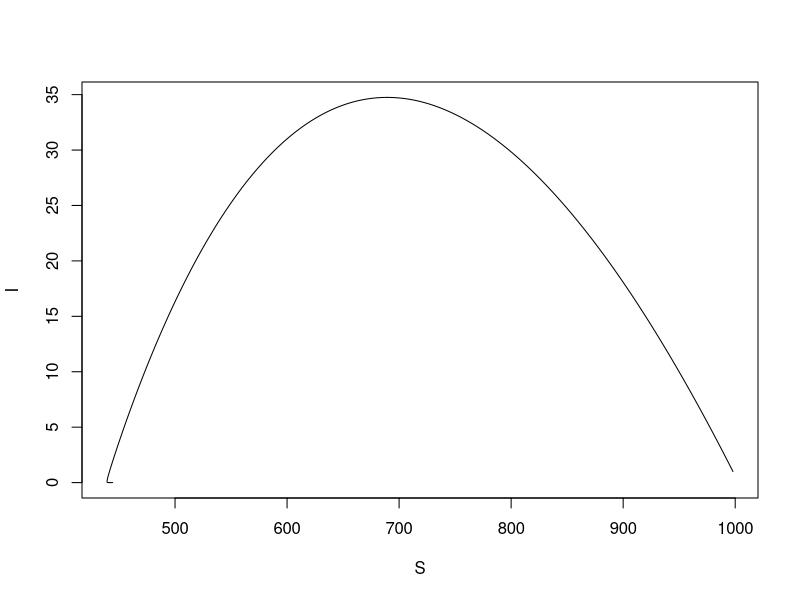
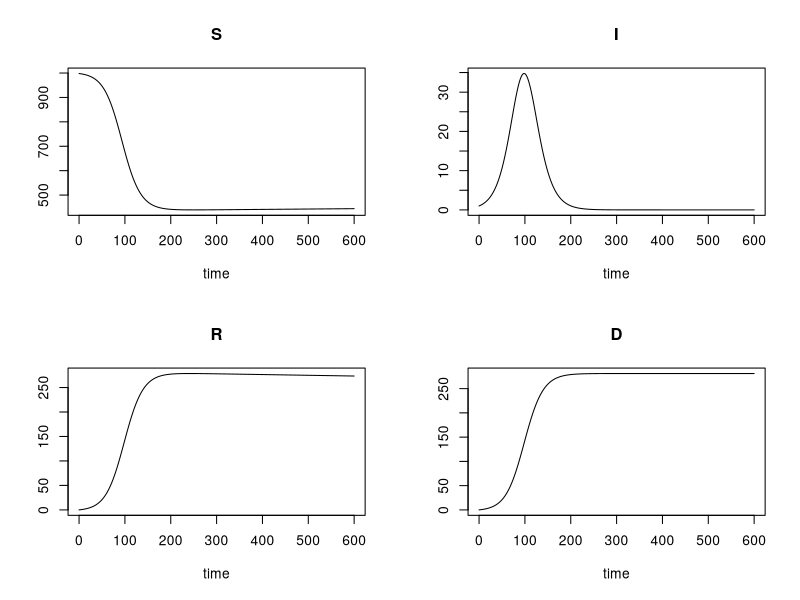
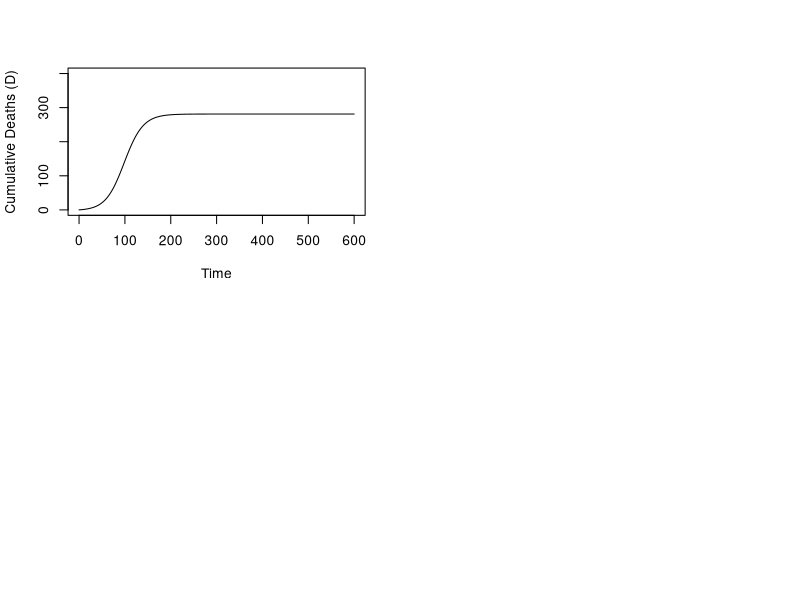
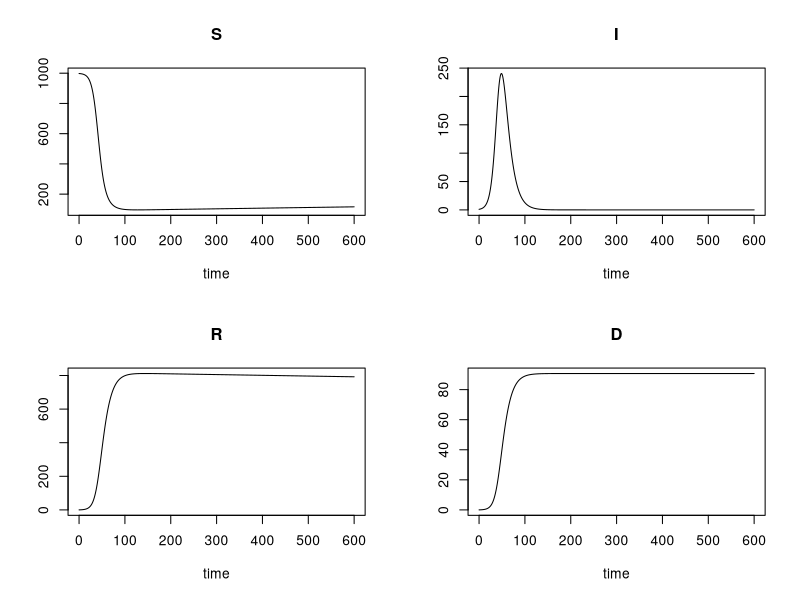
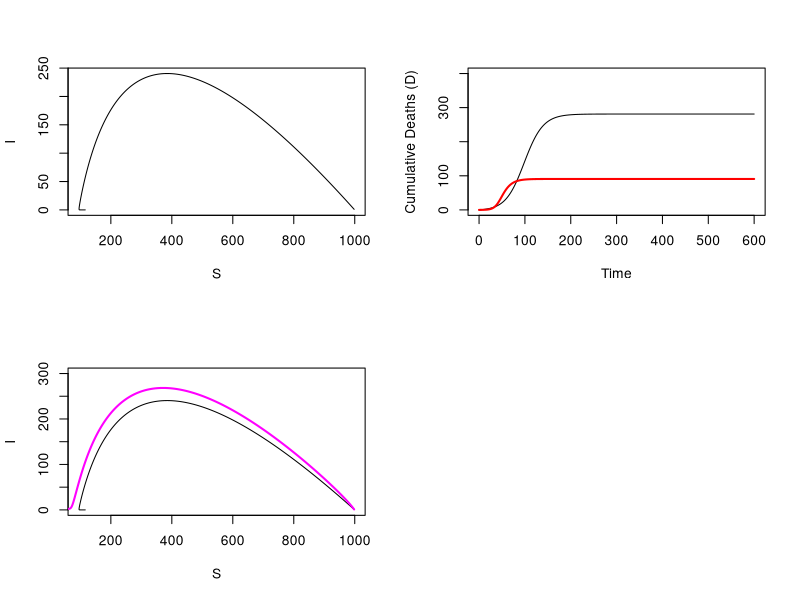
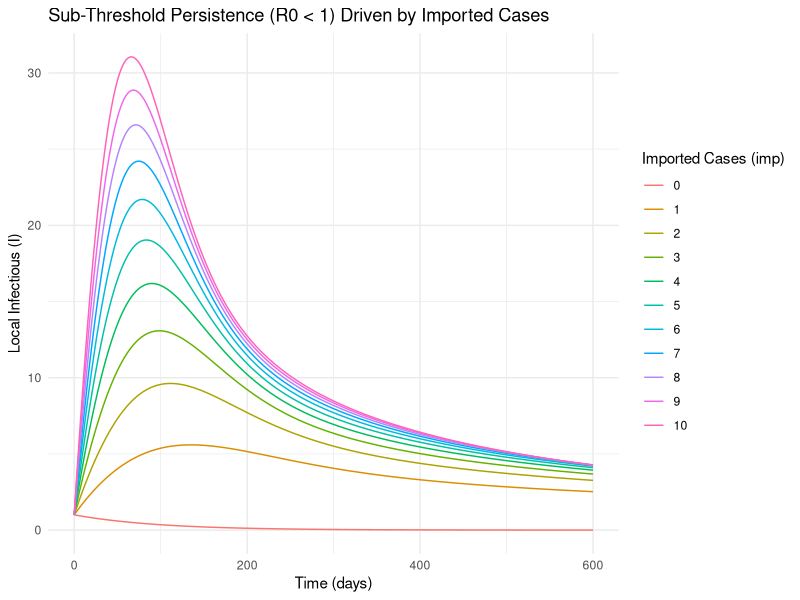

Here is the R script that generated these plots, in order:
## ---- chunk 1
knitr::opts_chunk[["set"]](echo = TRUE, warning = FALSE, message = FALSE)
library(deSolve)
library(ggplot2)
## ---- chunk 2
SIR_model <- function(t, state, parameters) {
  with(as.list(c(state, parameters)), {
    # Living population size (excludes dead compartment D)
    P <- (S + I + R)
    lam <- parameters['beta'] * I / P
    
    dS <- mu * P - mu * S - lam * S         
    dI <- lam * S - tau * I - delta * I - mu * I 
    dR <- tau * I - mu * R
    dD <- delta * I
    
    list(c(dS, dI, dR, dD))
  }) 
}

# Initial conditions (P = 999, 1 initial infected, 0 dead)
initP <- 999 
initI <- 1 
initR <- 0 
initD <- 0
initS <- initP - initI - initR
istate <- c(S = initS, I = initI, R = initR, D = initD)

# Parameters: equal recovery and death rates (both 1/10)
parameters <- c(
  mu = (1 / (50 * 52 * 7)),    
  beta = 0.25,              
  tau = 1 / 10,
  delta = 1 / 10
)

time_start <- 0
time_stop <- 600
deltat <- 0.1
tps <- seq(time_start, time_stop, by = deltat)

out <- deSolve::ode(y = istate, times = tps, func = SIR_model, parms = parameters) 
Result <- as.data.frame(out)

# Phase plane (S vs I), all compartments, and cumulative deaths (D)
plot(Result[["S"]], Result[["I"]], type = "l", xlab = "S", ylab = "I")
plot(out)
plot(Result[["time"]], Result[["D"]], type = "l", ylim = c(0, 400), 
     xlab = "Time", ylab = "Cumulative Deaths (D)")
## ---- chunk 3
SIR_model2 <- function(t, state, parameters) {
  with(as.list(c(state, parameters)), {
    P <- (S + I + R)
    lam <- parameters['beta'] * I / P
    
    dS <- mu * P - mu * S - lam * S         
    dI <- lam * S - (1 - phi) * tau * I - delta * phi * I - mu * I 
    dR <- (1 - phi) * tau * I - mu * R
    dD <- delta * phi * I
    
    list(c(dS, dI, dR, dD))
  }) 
}

parameters2 <- c(
  mu = (1 / (50 * 52 * 7)),    
  beta = 0.25,              
  tau = 1 / 10,
  delta = 1 / 10,
  phi = 1 / 10   # Target Case Fatality Ratio = 10%
)

R0 <- parameters2['beta'] / (parameters2['tau'] + parameters2['mu'])
R0

out2 <- deSolve::ode(y = istate, times = tps, func = SIR_model2, parms = parameters2) 
Result2 <- as.data.frame(out2)

plot(out2)
plot(Result2[["S"]], Result2[["I"]], type = "l", xlab = "S", ylab = "I")

# Compare cumulative deaths: Model 1 (black, ~50% CFR) vs Model 2 (red, 10% CFR)
plot(Result[["time"]], Result[["D"]], type = "l", ylim = c(0, 400), 
     xlab = "Time", ylab = "Cumulative Deaths (D)")
lines(Result2[["time"]], Result2[["D"]], col = "red", lwd = 2)

# Check realized Case Fatality Ratio: D / (D + R) at the end of the outbreak
# Model 1 gives ~0.50 (50%), whereas Model 2 gives ~0.10 (matches phi = 0.1!)
tail(Result[["D"]], 1) / (tail(Result[["D"]], 1) + tail(Result[["R"]], 1))
tail(Result2[["D"]], 1) / (tail(Result2[["D"]], 1) + tail(Result2[["R"]], 1))
## ---- chunk 4
SIR_model2_import <- function(t, state, parameters) {
  with(as.list(c(state, parameters)), {
    P <- (S + I + R)
    lam <- parameters['beta'] * (I + imp) / P
    
    dS <- mu * P - mu * S - lam * S         
    dI <- lam * S - (1 - phi) * tau * I - delta * phi * I - mu * I 
    dR <- (1 - phi) * tau * I - mu * R
    dD <- delta * phi * I
    
    list(c(dS, dI, dR, dD))
  }) 
}

# Compare phase plane with 0 imports (black) vs 10 constant imports (magenta)
parameters2['imp'] <- 10
out2_import <- deSolve::ode(y = istate, times = tps, func = SIR_model2_import, parms = parameters2) 
Result2_import <- as.data.frame(out2_import)

plot(Result2[["S"]], Result2[["I"]], type = "l", ylim = c(0, 300), xlab = "S", ylab = "I")
lines(Result2_import[["S"]], Result2_import[["I"]], col = "magenta", lwd = 2)

# Lower beta to 0.09 (so R0 < 1) and loop over importation rates from 0 to 10
parameters2['beta'] <- 0.09
import_vector <- seq(0, 10, by = 1)
result_import <- data.frame(time = numeric(0), I = numeric(0), imp = numeric(0))

for (i in 1:length(import_vector)) {
  parameters2["imp"] <- import_vector[i]
  out_aux <- deSolve::ode(y = istate, times = tps, func = SIR_model2_import, parms = parameters2) 
  aux_mat <- data.frame(time = out_aux[, 1], I = out_aux[, 3], imp = import_vector[i])
  result_import <- rbind(result_import, aux_mat)
}

# Plot local prevalence I(t) across importation levels when R0 < 1
ggplot(result_import) +
  geom_line(aes(x = time, y = I, colour = as.factor(imp))) +
  labs(title = "Sub-Threshold Persistence (R0 < 1) Driven by Imported Cases",
       x = "Time (days)", y = "Local Infectious (I)", colour = "Imported Cases (imp)") +
  theme_minimal()
